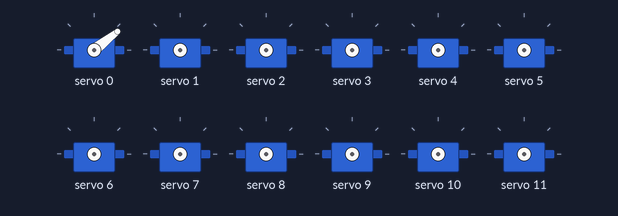
A sketch run on a simulated Arduino Uno, built with avr-gcc and run on an emulated ATmega328P. On the bench: 12 × servo.

Above: at 0.05 s.
At 4.7 s:
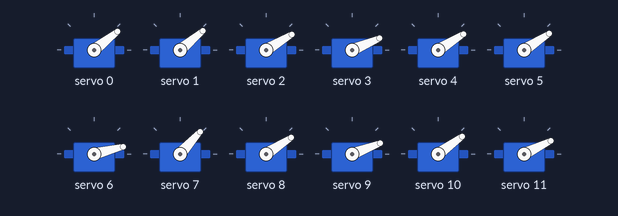
At 7.0 s:
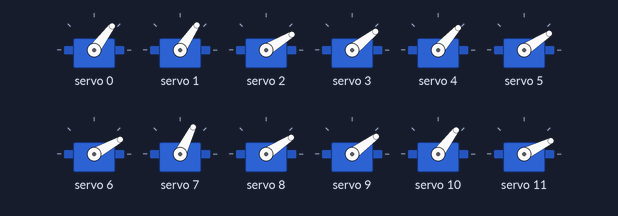
At 8.15 s:
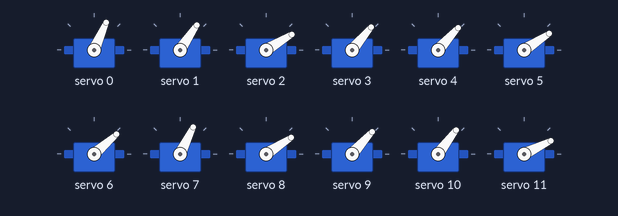
At 9.35 s:
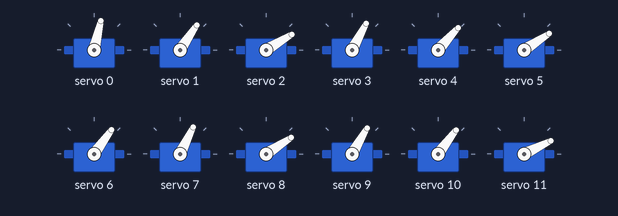
Timing chart, 0 to 12.2 s (numbered marks = the images above):
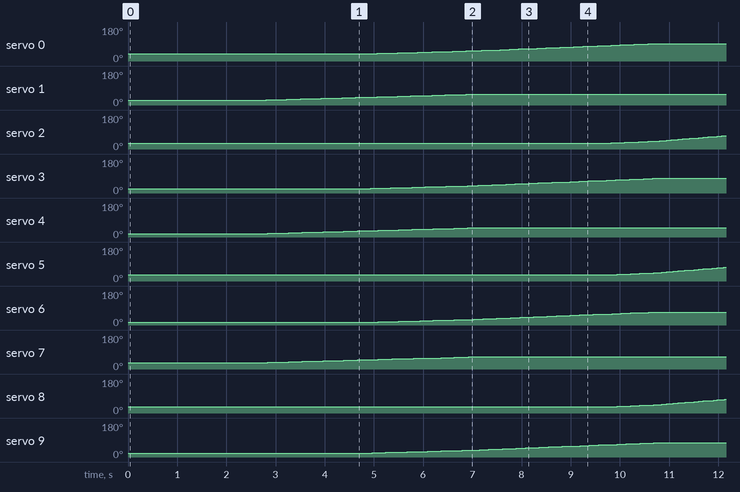

The sketch:

_20150918.ino
```cpp
#include <Wire.h>
#include <Adafruit_PWMServoDriver.h>
#define setAngleDelay 5

Adafruit_PWMServoDriver RightPWM = Adafruit_PWMServoDriver(0x40);
Adafruit_PWMServoDriver LeftPWM = Adafruit_PWMServoDriver(0x41);

float OFF[] = {-3,  0, -55,   //Pata 0
            -18, -8, -53,   //Pata 1
            -27,  8, -53,   //Pata 2
            -20, -3, -60,   //Pata 3
            -17,  7, -57,   //Pata 4
            -19,  2, -55,   //Pata 5
            -13,  0, -44,   //Pata 6
            -23, 15, -62    //Pata 7
            };

enum servoPos {Top = 0, Mid, Bot};
enum Side {Left = -1, Right = 1};

float Positions[3][3] = {{90, 50, 205},
			 {110, 30, 190},
			 {120, 70, 175}};
/*

//Para fins de teste
float Positions[3][3] = {{92, 92, 92},
			 {88, 88, 88},
			 {90, 90, 90}};
*/
class servoMotor {
	int id;
        float angle, offset;
	float Min;		//Valor chutado
	float Max;	//Valor chutado
	servoPos Position;
	Side side;
	float limit;
	bool limited;
	float checkMinMax (float a);
	float isLeft (float a);
public:
	servoMotor (int num, float off, servoPos p, Side s);
	void setAngle (float a);
	void Step (float n = 1);
	void setLimit (float a = 0);
        bool limitReach(void);
};

servoMotor::servoMotor (int num, float off, servoPos p, Side s){
	id = num;
	offset = off;
	Position = p;
	side = s;
	limited = false;

    switch (p){
      case Top:
        if (s == Right){
            Min = 35;
            Max = 120;
        }
        else{
            Min = 60;
            Max = 140;
        }
        break;
      case Mid:
        Min = 20;
        Max = 145;
        break;
      case Bot:
        Min = 80;
        Max = 190;
        break;
    }
}

float servoMotor::checkMinMax (float a){
	if (a < Min)
		return Min;
	else if (a > Max)
		return Max;
	else
		return a;
}

float servoMotor::isLeft (float a){
	if (side == Left && Position == Top)
		return (-1 * (a - 90)) + 90;
	else
		return a;
}

void servoMotor::setAngle (float a){
	float l;

        l = isLeft(a);
	l = checkMinMax(l);
	angle = a;
	l = (l + offset) * 2.5 + 150;

	if (side == Right)					//Aqui eu considerei parar de usar Dir e Esq como os nomes dos objetos que acessam/controlam as placas de PWM
		RightPWM.setPWM(id, 0, l);
	else								//Também considero que a cauda vai ser ligada na placa que controla o lado esquerdo
		LeftPWM.setPWM(id - 12, 0, l);	//12 por que existem 12 motores de cada lado da aranha

	delay(setAngleDelay);
}

void servoMotor::setLimit (float a){
	if (a == 0)
		limited = false;
	else{
		limit = a;
		limited = true;
	}
}

void servoMotor::Step (float n){
	if (limited){
		if (angle == limit)
			return;

		if (n < 0)
			n *= -1;

		if (limit < angle)
			n *= -1;

		if ((n > 0 && (angle + n) > limit) ||
			(n < 0 && (angle + n) < limit))
			n = limit - angle;
	}

	setAngle(angle + n);
}

bool servoMotor::limitReach(void){
  return (angle == limit);
}

/*
	Continuar a partir daqui.
	Eu realmente odeio como eu tenho que indicar CADA elemento do vetor motors ou M.
	Pensar em um jeito melhor de fazer tudo isso, quais funções são realmente necessarias para a classe limb
	e se eu uso os motores como um vetor de ponteiros ou como três objetos distintos.
*/

/*
	Propriedades:
		- Indentificação (Como sempre uso vetores, talvez esse ID não seja necessario);
		- Lista de caracteres que simboliza a posição da pata;
		- Posição atual na lista acima;
		- Lado da pata;
		- Lista de motores. Ou eu posso declarar cada um individualmente;

	Funções:
		- Setar todos os angulos dos motores;
		- Trocar o valor do vetor de posições;
		- Alterar os valores do vetor de posições;

		- Dar um passo em todos os motores;

	Ideia:
		- Trabalhar com limites. Ao invés de setar uma posição fixa, setar um limite e mover todos os motores para aquele valor limite. Quando o limite for atingido, ele é alterado para o valor que corresponde a proxima posição;
		- Existir uma função que seta a posição dos motores diretamente e outra indiretamente (como descrito acima);
		- Função que retorna a posição dos motores;
		- Ao invés de lista de posições um vetor de limites. Deixar as posições para a classe aranha;
		- Se usar um vetor de endereços que aponta para os motores, o parametro para as funções pode ser um ponteiro de um vetor ou uma das propriedades da classe limb. Ambos os casos o vetor vai ter um sinal, tipo um '\0' no seu ultimo elemento para evitar laços infinitos. Por exemplo, um vetor de 10 elementos, mesmo que só sejam preenchidos três e o quarto elemento seja o sinal, o elemento 9 também e sempre sera o sinal, caso esqueça de se fazer ele em algum momento;
		- Ou, ao invés disso tudo acima, tentar usar o tipo string nativo do Arduino;

*/

class limb {
	int id, positionIndex;
	Side side;
public:
	servoMotor* motors[3];
	limb (int num, Side s);
	void setAllAngles(float a[3]);
	void setPosition(char p);
        void setLimits(float a[3]);
        void Step(float n = 1);
        bool limitReach(void);
/*
	void setPositionsList(int a = 0);
	void setListPosition(char pList[10]);
	void nextPosition(int n = 1);
	void limitAllMotors(float n1 = 0, float n2 = 0, float n3 = 0);
	void stepAllMotors(float n1 = 1, float n2 = 1, float n3 = 1);	*/
};


limb::limb (int num, Side s){
	id = num;
	side = s;

	for (int i = 0; i < 3; i++){
		int j = (num * 3) + i;
		servoPos p;

		switch(i){
			case 0:  p = Top;   break;
			case 1:  p = Mid;   break;
			case 2:  p = Bot;   break;
		}

		motors[i] = new servoMotor(j, OFF[j], p, s);
	}
}

void limb::setAllAngles(float a[3]){
  for (int i = 0; i < 3; i++)
	motors[i]->setAngle(a[i]);
}

void limb::setLimits(float a[3]){
  for (int i = 0; i < 3; i++)
    motors[i]->setLimit(a[i]);
}

void limb::Step(float n){
  for (int i = 0; i < 3; i++)
    motors[i]->Step(n);
}

bool limb::limitReach(void){
  bool B = true;

  for (int i = 0; i < 3; i++)
    B = B && (motors[i]->limitReach());

  return B;
}

void limb::setPosition(char p){
  int c;

	switch(p){
		case 'a': c = 0; break;
		case 'b': c = 1; break;
		case 'c': c = 2; break;
	}

    setAllAngles(Positions[c]);
}

/*
limb::setListPosition(char pList[10]){
	if (int i = 0; i < 10 || pList[i] != -1; i++){
		positionsList[i] = pList[i];
	}

	if (i >= 10)
		positionsList[i+1] = -1;
}

limb::nextPosition(int n = 1){
	int m;

	for (int i = 0; i < 10; i++)
		if (positionsList[i] == -1)
			m = i - 1;

	positionIndex += n

	if (positionIndex < 0) 		positionIndex = m;
	else if (positionIndex > m)	positionIndex = 0;

	setPosition(positionsList[positionIndex]);
}

limb::limitAllMotors(float n1 = 0, n2 = 0, n3 = 0){	//Não é o jeito mais inteligente de fazer isso
	M[0].setLimit(n1);
	M[1].setLimit(n2);
	M[2].setLimit(n3);
}

limb::stepAllMotors(float n1 = 1, n2 = 1, n3 = 1){
	M[0].step(n1);
	M[1].step(n2);
	M[2].step(n3);
}

limb::setPositionsList(int a = 0){
	positionsList = a;
	nextPosition(0);
}
*/

limb *Patas[8];

void setup() {
  Serial.begin(9600);

  RightPWM.begin();
  LeftPWM.begin();

  RightPWM.setPWMFreq(60);
  LeftPWM.setPWMFreq(60);
}

void loop() {
  float A[] = {120, 120, 120};
  float B[] = {90, 90, 90};
  int n = 1;


  for (int i = 0; i < 8; i ++){
    if (i < 4)
      Patas[i] = new limb(i, Right);
    else
      Patas[i] = new limb(i, Left);
  }

  while(1){
	for (int oi = 0; oi < 3; oi++){
		for (int i = 0; i < 8; i ++)
			Patas[i]->setLimits(Positions[oi]);

		do{
			for (int i = 0; i < 8; i ++)
				Patas[i]->Step(n);
		}while(!Patas[0]->limitReach());
	}
  }
}
```
